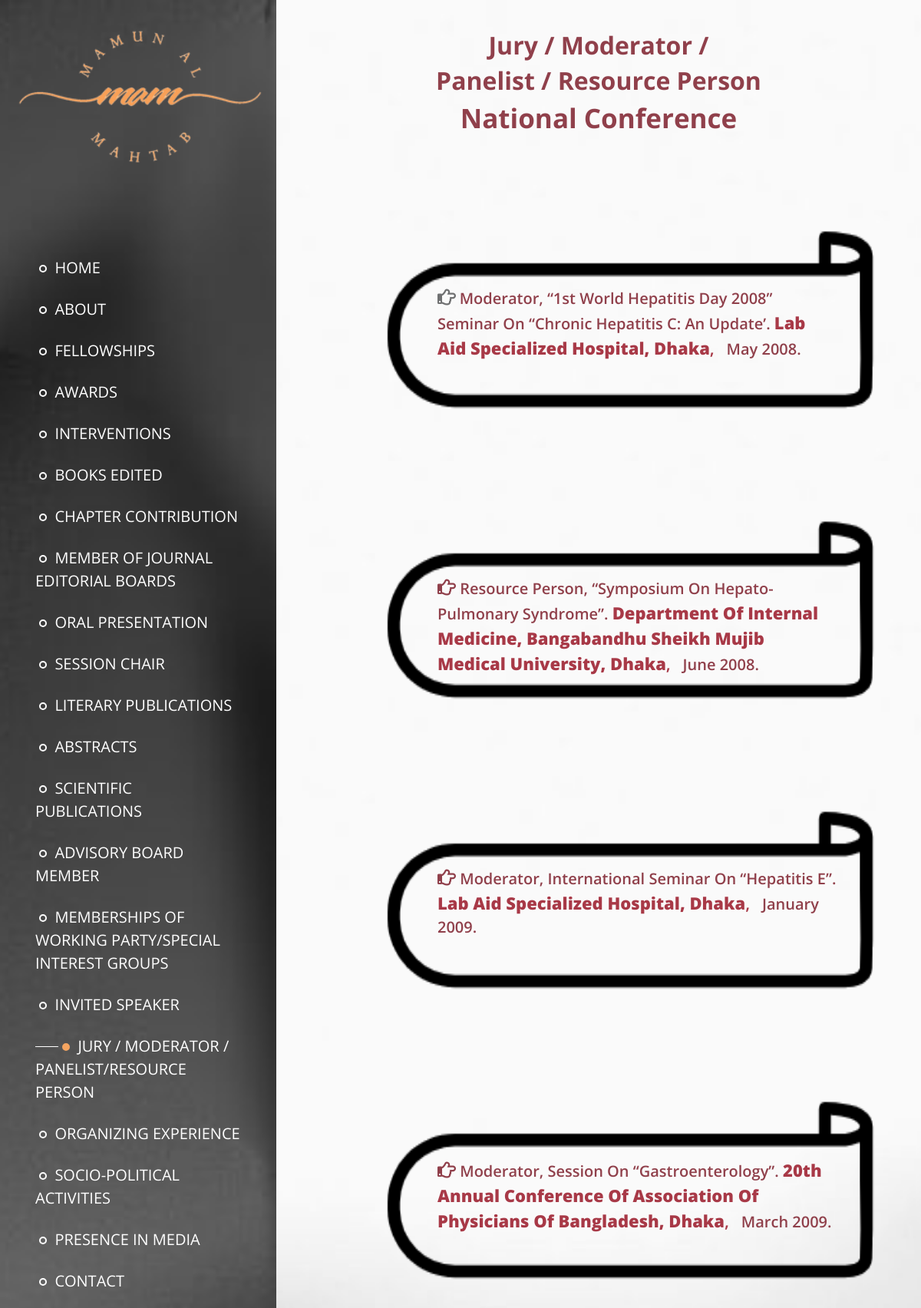
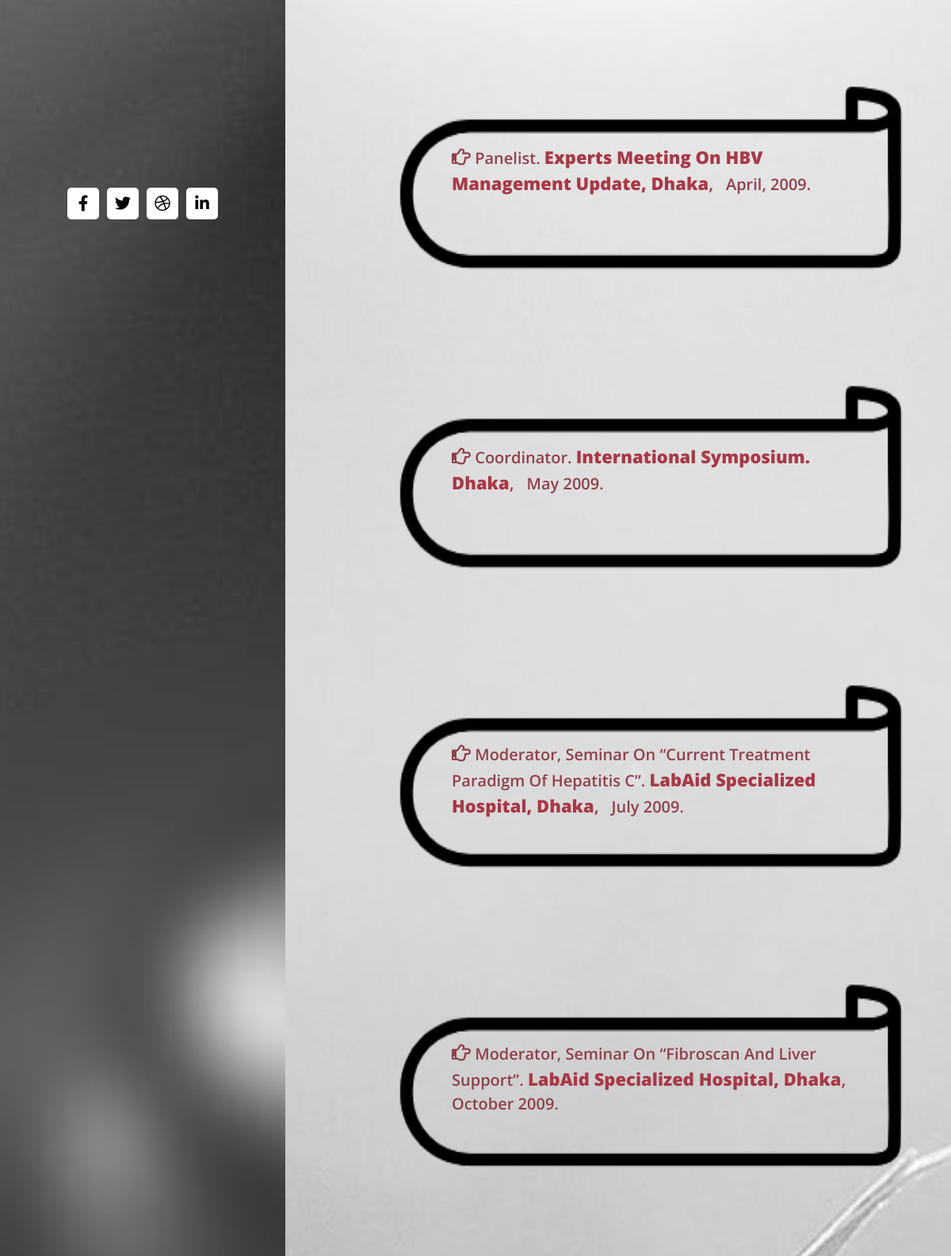
The app's page /jury_nat_conf.php (upper part) with its own data (2 pictures, top to bottom).
### tables this page shows
CREATE TABLE `jury_nat_conf` (
  `jury_nat_conf_id` int(11) NOT NULL,
  `admin_id` int(11) DEFAULT NULL,
  `title` varchar(128) NOT NULL,
  `conf_name` varchar(128) NOT NULL,
  `date` varchar(128) NOT NULL
);

### jury_nat_conf.php (the view, shortened to what this page needs)
<!DOCTYPE html>
    <html lang="en">
    <head>
        <link rel="stylesheet" href="css/all.min.css" />
        <link rel="stylesheet" href="css/bootstrap.min.css" />
        <link rel="stylesheet" href="slick/slick.css" />
        <link rel="stylesheet" href="slick/slick-theme.css" />
        <link rel="stylesheet" href="css/magnific-popup.css">
        <link rel="stylesheet" href="css/templatemo-dream-pulse.css" />
        <link rel="stylesheet" href="css/action_view.css">
        <link rel="stylesheet" href="css/action_response.css">
    </head>
    <body>
        <main class="container-fluid">
            <div class="row">
                <nav id="tmSidebar" class="tm-bg-black-transparent tm-sidebar">
                    <div class="tm-sidebar-sticky">
                    <div class="tm-brand-box">
                            <img src="img/rez_logo.png" alt="logo" class="menu-img">
                        </div>
                        <ul id="tmMainNav" class="nav flex-column text-uppercase text-right tm-main-nav">
                            <li class="nav-item">
                                <a href="javascript:void(0);"
                                 onclick="window.location.href='index.php'" class="nav-link">
                                    <span class="circle"></span>
                                    Home
                                </a>
                            </li>
                            <li class="nav-item">
                                <a href="javascript:void(0);"
                                onclick="window.location.href='about.php'"
                                class="nav-link ">
                                    <span class="circle"></span>
                                    About
                                </a>
                            </li>
                            <li class="nav-item">
                                <a href="javascript:void(0);"
                                onclick="window.location.href='fellow.php'" class="nav-link">
                                    <span class="circle"></span>
                                    Fellowships
                                </a>
                            </li>
                            <li class="nav-item">
                                <a href="javascript:void(0);"
                                onclick="window.location.href='award_menu.php'" class="nav-link">
                                    <span class="circle"></span>
                                    Awards
                                </a>
                            </li>
                            <li class="nav-item">
                                <a href="javascript:void(0);"
                                onclick="window.location.href='intervention.php'" class="nav-link">
                                    <span class="circle"></span>
                                    Interventions
                                </a>
                            </li>
                            <li class="nav-item">
                                <a href="javascript:void(0);"
                                onclick="window.location.href='book_edited.php'" class="nav-link">
                                    <span class="circle"></span>
                                    Books Edited
                                </a>
                            </li>
                            <li class="nav-item">
                                <a href="javascript:void(0);"
                                 onclick="window.location.href='chapter.php'" class="nav-link">
                                    <span class="circle"></span>
                                    Chapter contribution
                                </a>
                            </li>
                            <li class="nav-item">
                                <a href="javascript:void(0);"
                                onclick="window.location.href='journal_menu.php'" class="nav-link">
                                    <span class="circle"></span>
                                    Member of Journal Editorial Boards
                                </a>
                            </li>
                            <li class="nav-item">
                                <a href="javascript:void(0);"
                                onclick="window.location.href='oral_menu.php'"
                                class="nav-link ">
                                    <span class="circle"></span>
                                    Oral Presentation
                                </a>
                            </li>
                            <li class="nav-item">
                                <a href="javascript:void(0);"
                                onclick="window.location.href='session_menu.php'" class="nav-link">
                                    <span class="circle"></span>
                                    Session Chair
                                </a>
                            </li>
                            <li class="nav-item">
                                <a href="javascript:void(0);"
                                onclick="window.location.href='literary.php'" class="nav-link">
                                    <span class="circle"></span>
                                    Literary Publications
                                </a>
                            </li>
                            <li class="nav-item">
                                <a href="javascript:void(0);"
                                onclick="window.location.href='abstract_menu.php'" class="nav-link">
                                    <span class="circle"></span>
                                    Abstracts
                                </a>
                            </li>
                            <li class="nav-item">
                                <a href="javascript:void(0);"
                                onclick="window.location.href='scientific_menu.php'" class="nav-link">
                                    <span class="circle"></span>
                                    Scientific Publications
                                </a>
                            </li>
                            <li class="nav-item">
                                <a href="javascript:void(0);"
                                 onclick="window.location.href='advisory.php'" class="nav-link">
                                    <span class="circle"></span>
                                    Advisory Board Member
                                </a>
                            </li>
                            <li class="nav-item">
                                <a href="javascript:void(0);"
                                onclick="window.location.href='working_party.php'" class="nav-link">
                                    <span class="circle"></span>
                                    Memberships of Working Party/Special Interest Groups
                                </a>
                            </li>
                            <li class="nav-item">
                                <a href="javascript:void(0);"
                                onclick="window.location.href='invited_menu.php'"
                                 class="nav-link">
                                    <span class="circle"></span>
                                    Invited Speaker
                                </a>
                            </li>
                            <li class="nav-item">
                                <a href="javascript:void(0);"
                                onclick="window.location.href='jury_menu.php'"
                                class="nav-link magic">
                                    <span class="rect"></span>
                                    <span class="circle"></span>
                                    Jury / Moderator / Panelist/Resource Person
                                </a>
                            </li>
                            <li class="nav-item">
                                <a href="javascript:void(0);"
                                onclick="window.location.href='organization_menu.php'" class="nav-link">
                                    <span class="circle"></span>
                                    Organizing Experience
                                </a>
                            </li>
                            <li class="nav-item">
                                <a href="javascript:void(0);"
                                onclick="window.location.href='socio_political.php'" class="nav-link">
                                    <span class="circle"></span>
                                    Socio-Political Activities
                                </a>
                            </li>
                            <li class="nav-item">
                                <a href="javascript:void(0);"
                                onclick="window.location.href='media.php'" class="nav-link">
                                    <span class="circle"></span>
                                    Presence in Media
                                </a>
                            </li>
                            <li class="nav-item">
                                <a href="javascript:void(0);"
                                onclick="window.location.href='contact.php'"
                                class="nav-link">
                                    <span class="circle"></span>
                                    Contact
                                </a>
                            </li>
                        </ul>
                        <ul class="nav flex-row tm-social-links">
                            <li class="nav-item">
                                <a href="https://facebook.com" class="nav-link tm-social-link">
                                    <i class="fab fa-facebook-f"></i>
                                </a>
                            </li>
                            <li class="nav-item">
                                <a href="https://twitter.com" class="nav-link tm-social-link">
                                    <i class="fab fa-twitter"></i>
                                </a>
                            </li>
                            <li class="nav-item">
                                <a href="https://dribbble.com" class="nav-link tm-social-link">
                                    <i class="fab fa-dribbble"></i>
                                </a>
                            </li>
                            <li class="nav-item">
                                <a href="https://linkedin.com" class="nav-link tm-social-link">
                                    <i class="fab fa-linkedin-in"></i>
                                </a>
                            </li>
                        </ul>
                    </div>
                </nav>
                <main role="main" class="ml-sm-12 col-12">
                    <div class="tm-section-wrap jury_nat_back_image">
                    <h2 class="jury_nat_heading">Jury / Moderator / </h2>
                    <h2 class="jury_nat_heading2">Panelist / Resource Person </h2>
                    <h3 class="jury_nat_head2">National Conference</h3>
                        <section class="row tm-section">
                            <div id="jury_nat" class="section-jury_nat">
                                <ul class="jury_nat_ul">
                                    <?php
                                        require_once "admin/pdo.php";
                                        $stmt = $pdo->query("SELECT * FROM jury_nat_conf");
                                        $rows = $stmt->fetchAll(PDO::FETCH_BOTH);
                                        $results_per_page = 12;
                                        if (!isset($_GET['page'])) {
                                           $page = 1;
                                        } else {
                                            $page = $_GET['page'];
                                        }
                                        $this_page_first_result = ($page - 1) * $results_per_page;
                                        $stmt = 'SELECT * FROM jury_nat_conf LIMIT ' . $this_page_first_result . ',' .  $results_per_page;
                                        $pdostmt = $pdo->query($stmt);
                                        $rows = $pdostmt->fetchAll(PDO::FETCH_BOTH);
                                         foreach ($rows as $row) {
                                            echo  '<div class="col-xl-6 mb-5">';
                                            echo  '<div class="jury_nat">';
                                            echo  '<img src="img/jury_nat_back.png" alt="juryn" class="img_fluid">';
                                            echo  '<div class="jury_nat-content">';
                                            echo   "<i style='font-size:24px' class='far'>&#xf0a4;</i> <span class='jury_nat-title'>" . htmlentities($row['title']) . ".\t" ;
                                            echo   "<span class='jury_nat-conf'>" . "<b>".htmlentities($row['conf_name']) ."</b>". ",\t" . "</span>";
                                            echo   "<b class='jury_nat-date'>" . htmlentities($row['date']) .".\t";
                                            echo  '<br>';
                                            echo '<br>';
                                            echo '<br>';
                                            echo  '</div>';
                                            echo  '</div>';
                                            echo  '</div>';
                                            echo '<br>';
                                        }
                                    ?>
                                </ul>
                            </div>
                            </section>
                        <br>
                    <br>
                    <br>
                    </div>
                </main>
            </div>
    </body>
    </html>

### records on screen
jury_nat_conf: title "Moderator, “1st World Hepatitis Day 2008” Seminar On “Chronic Hepatitis C: An Update’", conf_name "Lab Aid Specialized Hospital, Dhaka", date "May 2008"
jury_nat_conf: title "Resource Person, “Symposium On Hepato-Pulmonary Syndrome”", conf_name "Department Of Internal Medicine, Bangabandhu Sheikh Mujib Medical University, Dhaka", date "June 2008"
jury_nat_conf: title "Moderator, International Seminar On “Hepatitis E”", conf_name "Lab Aid Specialized Hospital, Dhaka", date "January 2009"
jury_nat_conf: title "Moderator, Session On “Gastroenterology”", conf_name "20th Annual Conference Of Association Of Physicians Of Bangladesh, Dhaka", date "March 2009"
jury_nat_conf: title "Panelist", conf_name "Experts Meeting On HBV Management Update, Dhaka", date "April, 2009"
jury_nat_conf: title "Coordinator", conf_name "International Symposium. Dhaka", date "May 2009"
jury_nat_conf: title "Moderator, Seminar On “Current Treatment Paradigm Of Hepatitis C”", conf_name "LabAid Specialized Hospital, Dhaka", date "July 2009"
jury_nat_conf: title "Moderator, Seminar On “Fibroscan And Liver Support”", conf_name "LabAid Specialized Hospital, Dhaka", date "October 2009"
